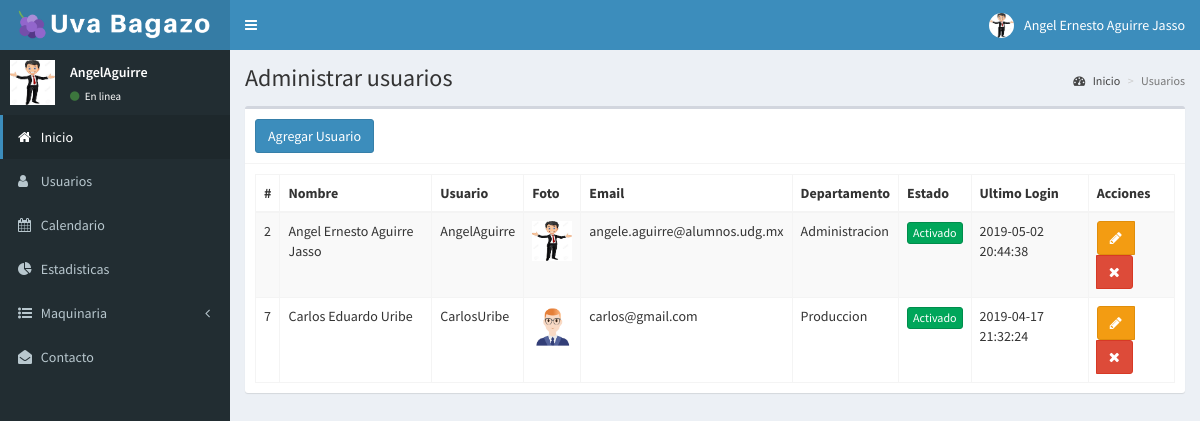
Page /usuarios (signed in) on the committed database.
### tables this page shows
CREATE TABLE `usuarios` (
  `id` int(11) NOT NULL,
  `nombre` varchar(50) NOT NULL,
  `usuario` varchar(50) NOT NULL,
  `email` varchar(50) NOT NULL,
  `contrasena` varchar(50) NOT NULL,
  `departamento` varchar(50) NOT NULL,
  `foto` text NOT NULL,
  `estado` int(11) NOT NULL DEFAULT '1',
  `ultimo_login` datetime NOT NULL,
  `fecha` timestamp NOT NULL DEFAULT CURRENT_TIMESTAMP ON UPDATE CURRENT_TIMESTAMP
);

### controllers/template.controller.php (called while the page is built)
<?php
class ControllerTemplate{
    static public function ctrTemplate(){
        include "views/template.php";
    }
}

### index.php (called while the page is built, shortened)
<?php
require_once "controllers/template.controller.php";
require_once "controllers/usuarios.controller.php";
require_once "controllers/eventos.controller.php";
require_once "models/usuarios.model.php";
$template = new ControllerTemplate();
$template->ctrTemplate();

### controllers/usuarios.controller.php (called while the page is built, shortened)
<?php
class ControllerUsuarios{
    static public function ctrMostrarUsuario($item,$valor){
        $tabla = "usuarios";
        $respuesta = ModelUsuarios::MdlMostrarUsuarios($tabla,$item,$valor);
        return $respuesta;
    }
}

### models/conexion.php (called while the page is built)
<?php
class Conexion{
    static public function conectar(){
        $link = new PDO("mysql:host=localhost;dbname=administracion",
        "root",
        "");
        $link->exec("set names utf8");
        return $link;
    }
}

### models/usuarios.model.php (called while the page is built, shortened)
<?php
require_once "conexion.php";
class ModelUsuarios{
    static public function MdlMostrarUsuarios($tabla, $item, $valor){
        if($item != null){
            $stmt = Conexion::conectar()->prepare("SELECT * FROM $tabla WHERE $item = :$item");
            $stmt->bindParam(":".$item,$valor, PDO::PARAM_STR);
            $stmt->execute();
            return $stmt -> fetch();
        }else{
            $stmt = Conexion::conectar()->prepare("SELECT * FROM $tabla");
            $stmt->execute();
            return $stmt -> fetchAll();
        }
    }
}

### views/modules/usuarios.php (the view, shortened to what this page needs)
<div class="content-wrapper">
  <section class="content-header">
    <h1>
      Administrar usuarios
    </h1>
    <ol class="breadcrumb">
      <li><a href="inicio"><i class="fa fa-dashboard"></i> Inicio</a></li>
      <li class="active">Usuarios</li>
    </ol>
  </section>
  <section class="content">
    <div class="box">
      <div class="box-header with-border">
        <button class="btn btn-primary" data-toggle="modal" data-target="#modalAgregarUsuario">
          Agregar Usuario
        </button>
      </div>
      <div class="box-body">
        <table class="table table-bordered table-striped dt-responsive tablas">
          <thead>
            <tr>
              <th style="width:10px";>#</th>
              <th>Nombre</th>
              <th>Usuario</th>
              <th>Foto</th>
              <th>Email</th>
              <th>Departamento</th>
              <th>Estado</th>
              <th>Ultimo Login</th>
              <th>Acciones</th>
            </tr>
          </thead>
          <tbody>
            <?php
              $item = null;
              $valor = null;
              $usuarios = ControllerUsuarios::ctrMostrarUsuario($item,$valor);
               foreach($usuarios as $key => $value){
                 echo '<tr>
                 <td>'.$value["id"].'</td>
                 <td>'.$value["nombre"].'</td>
                 <td>'.$value["usuario"].'</td>';
                 if($value["foto"] != ""){
                    echo '<td><img src="'.$value["foto"].'" class="img-thumbail" width="40px"></td>';
                  }else{
                    echo '<td><img src="views/images/users/default/anonymous.png" class="img-thumbail" width="40px"></td>';
                  }
                 echo'
                 <td>'.$value["email"].'</td>
                 <td>'.$value["departamento"].'</td>';
                 if($value["estado"] == 1){
                   echo '<td><button class="btn btn-success btn-xs btnActivar" idUsuario="'.$value["id"].'" estadoUsuario="0">Activado</button></td>';
                 }else{
                  echo '<td><button class="btn btn-danger btn-xs btnActivar" idUsuario="'.$value["id"].'" estadoUsuario="1">Desactivado</button></td>';
                 }
                 echo'
                 <td>'.$value["ultimo_login"].'</td>
                 <td>
                   <div class="btn-group">
                     <button class="btn btn-warning btnEditarUsuario" idUsuario="'.$value["id"].'" data-toggle="modal" data-target="#modalEditarUsuario"><i class="fa fa-pencil"></i></button>
                     <button class="btn btn-danger btnEliminarUsuario" idUsuario="'.$value["id"].'" fotoUsuario="'.$value["foto"].'" usuario="'.$value["usuario"].'"><i class="fa fa-times"></i></button>
                   </div>
                 </td>
               </tr>';
               }
            ?>
          </tbody>
        </table>
    </div>
  </section>
</div>

### views/template.php (shortened to what this page needs)
<!DOCTYPE html>
<html>
<head>
  <link rel="stylesheet" href="views/bower_components/bootstrap/dist/css/bootstrap.min.css">
  <link rel="stylesheet" href="views/bower_components/font-awesome/css/font-awesome.min.css">
  <link rel="stylesheet" href="views/bower_components/Ionicons/css/ionicons.min.css">
  <link rel="stylesheet" href="views/dist/css/AdminLTE.css">
  <link rel="stylesheet" href="views/dist/css/skins/_all-skins.min.css">
  <link rel="stylesheet" href="views/bower_components/datatables.net-bs/css/dataTables.bootstrap.min.css">
  <link rel="stylesheet" href="views/bower_components/datatables.net-bs/css/responsive.bootstrap.min.css">
</head>
<body class="hold-transition skin-blue sidebar-mini login-page">
    <?php
    if(isset($_SESSION["iniciarSesion"]) && $_SESSION["iniciarSesion"] == "ok")
    {
      echo '<div class="wrapper">';
      include "modules/header.php";
      include "modules/menu.php";
      if(isset($_GET["ruta"])){
        if($_GET["ruta"] == "inicio" ||
           $_GET["ruta"] == "usuarios" ||
           $_GET["ruta"] == "estadisticas" ||
           $_GET["ruta"] == "contacto" ||
           $_GET["ruta"] == "maquina-separacion" ||
           $_GET["ruta"] == "maquina-horno" ||
           $_GET["ruta"] == "maquina-molino" ||
           $_GET["ruta"] == "maquina-tamizador" ||
           $_GET["ruta"] == "maquina-hidrolisis" ||
           $_GET["ruta"] == "maquina-filtro" ||
           $_GET["ruta"] == "maquina-extraccion" ||
           $_GET["ruta"] == "salir" ||
           $_GET["ruta"] == "calendario"){
          include "modules/".$_GET["ruta"].".php";
        }else if($_GET["ruta"] == "eventos"){
          include "modules/".$_GET["ruta"].".php";
        }else{
          include "modules/404.php";
        }
      }else{
        include "modules/inicio.php";
      }
      echo '</div>';
    }else{
      include "modules/login.php";
    }
    ?>
    <link rel="stylesheet" href="views/css/fullcalendar.min.css">
</body>
</html>

### views/modules/header.php (shortened to what this page needs)
<header class="main-header">
    <a href="inicio" class="logo">
        <span class="logo-lg">
            <img src="views/images/template/logo-lg.png" class="img-responsive"
            style = "padding:10px 0px">
        </span>
    </a>
    <nav class="navbar navbar-static-top" role="navigation">
        <a href="#" class="sidebar-toggle" data-toggle="push-menu" role="button">
        </a>
        <div class="navbar-custom-menu">
            <ul class="nav navbar-nav">
                <li class="dropdown user user-menu">
                    <a href="#" class="dropdown-toggle" data-toggle="dropdown">
                        <?php
                            if($_SESSION["foto"] != ""){
                                echo '<img src="'.$_SESSION["foto"].'" class="user-image">';
                            }else{
                                echo '<img src="views/images/users/default/anonymous.png" class="user-image">';
                            }
                        ?>
                         <span class="hidden-xs"><?php echo $_SESSION["nombre"]; ?></span>
                    </a>
                </li>
            </ul>
        </div>
    </nav>
</header>

### views/modules/menu.php (shortened to what this page needs)
<aside class="main-sidebar">
    <section class="sidebar">
    <div class="user-panel">
        <div class="pull-left image">
            <?php
                if($_SESSION["foto"] != ""){
                    echo '<img src="'.$_SESSION["foto"].'" class="user-image">';
                }else{
                    echo '<img src="views/images/users/default/anonymous.png" class="user-image">';
                }
            ?>
        </div>
        <div class="pull-left info">
          <p><?php echo $_SESSION["usuario"]; ?></p>
          <a href="#"><i class="fa fa-circle text-success"></i> En linea</a>
        </div>
      </div>
        <ul class="sidebar-menu">
            <li class="active">
                <a href="inicio">
                    <i class="fa fa-home"></i>
                    <span>Inicio</span>
                </a>
            </li>
            <li>
                <a href="usuarios">
                    <i class="fa fa-user"></i>
                    <span>Usuarios</span>
                </a>
            </li>
            <li>
                <a href="calendario">
                    <i class="fa fa-calendar"></i>
                    <span>Calendario</span>
                </a>
            </li>
            <li>
                <a href="estadisticas">
                    <i class="fa fa-pie-chart"></i>
                    <span>Estadisticas</span>
                </a>
            </li>
            <li class="treeview">
                <a href="">
                    <i class="fa fa-list-ul"></i>
                    <span>Maquinaria</span>
                    <span class="pull-right-container">
                        <i class="fa fa-angle-left pull-right"></i>
                    </span>
                </a>
            </li>
            <li>
                <a href="contacto">
                    <i class="fa fa-envelope-open"></i>
                    <span>Contacto</span>
                </a>
            </li>
        </ul>
    </section>
</aside>

### rows in the picture
usuarios: id "2", nombre "Angel Ernesto Aguirre Jasso", usuario "AngelAguirre", foto (picture), email "angele.aguirre@alumnos.udg.mx", departamento "Administracion", ultimo_login "2019-05-02 20:44:38"
usuarios: id "7", nombre "Carlos Eduardo Uribe", usuario "CarlosUribe", foto (picture), email "carlos@gmail.com", departamento "Produccion", ultimo_login "2019-04-17 21:32:24"

### other values in the picture
$_SESSION["nombre"] "Angel Ernesto Aguirre Jasso"
$_SESSION["usuario"] "AngelAguirre"
